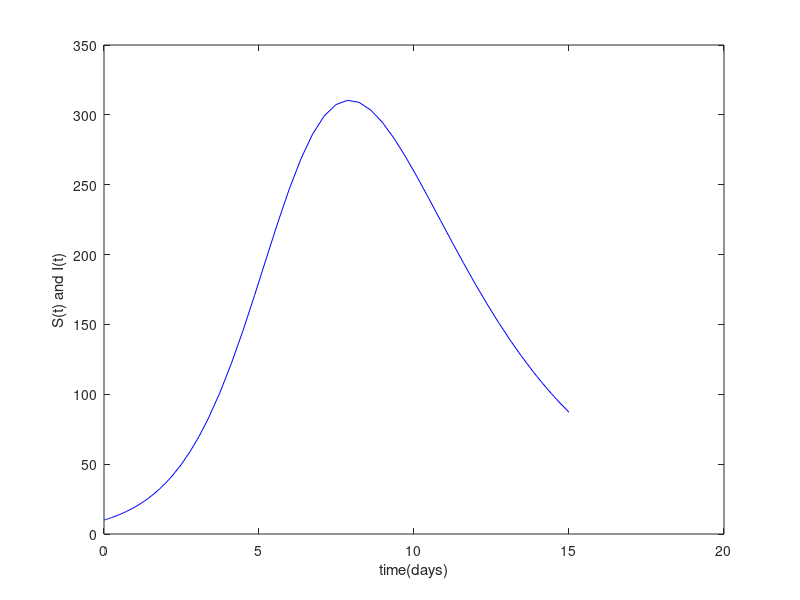

Recreate this plot in MATLAB.
function c_pe_epidemic
global beta gamma a;

tend = 15;%se the end time to run the simulation
u0 = [1000; 10; 0]; % set initial conditions as a column vector
beta= 10^(-3); gamma=1/3; a = 1/70;
[tsol, usol] = ode45(@rhs, [0, tend], u0);
Ssol = usol(:, 1); Isol = usol(:, 2); 
plot(tsol, Isol, 'b'); 
xlabel('time(days)')
ylabel('S(t) and I(t)')

function udot = rhs(t, u)
global beta gamma a;
S=u(1); I=u(2); R=u(3);
N = S+I+R; 
Sdash = -beta*S*I;
Idash = beta*S*I - gamma*I;
Rdash = gamma*I;
udot = [Sdash; Idash; Rdash];
